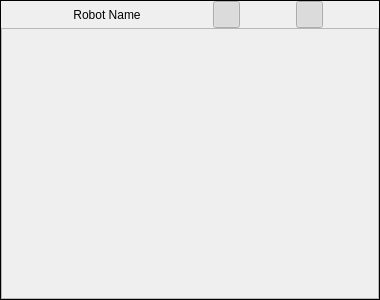
<?xml version="1.0" encoding="UTF-8"?>
<ui version="4.0">
 <class>ControlledRobotWidget</class>
 <widget class="QFrame" name="ControlledRobotWidget">
  <property name="enabled">
   <bool>true</bool>
  </property>
  <property name="geometry">
   <rect>
    <x>0</x>
    <y>0</y>
    <width>380</width>
    <height>300</height>
   </rect>
  </property>
  <property name="sizePolicy">
   <sizepolicy hsizetype="Preferred" vsizetype="Preferred">
    <horstretch>0</horstretch>
    <verstretch>0</verstretch>
   </sizepolicy>
  </property>
  <property name="minimumSize">
   <size>
    <width>0</width>
    <height>0</height>
   </size>
  </property>
  <property name="maximumSize">
   <size>
    <width>380</width>
    <height>300</height>
   </size>
  </property>
  <property name="frameShape">
   <enum>QFrame::Box</enum>
  </property>
  <layout class="QVBoxLayout" name="controlledRobotVerticalLayout" stretch="0,0">
   <property name="spacing">
    <number>0</number>
   </property>
   <property name="sizeConstraint">
    <enum>QLayout::SetMaximumSize</enum>
   </property>
   <property name="leftMargin">
    <number>0</number>
   </property>
   <property name="topMargin">
    <number>0</number>
   </property>
   <property name="rightMargin">
    <number>0</number>
   </property>
   <property name="bottomMargin">
    <number>0</number>
   </property>
   <item>
    <layout class="QHBoxLayout" name="toolbarLayout" stretch="0,0,0">
     <property name="spacing">
      <number>0</number>
     </property>
     <property name="sizeConstraint">
      <enum>QLayout::SetMinimumSize</enum>
     </property>
     <property name="leftMargin">
      <number>0</number>
     </property>
     <item>
      <widget class="QPushButton" name="robotStartStopBtn">
       <property name="sizePolicy">
        <sizepolicy hsizetype="Maximum" vsizetype="Minimum">
         <horstretch>0</horstretch>
         <verstretch>0</verstretch>
        </sizepolicy>
       </property>
       <property name="minimumSize">
        <size>
         <width>30</width>
         <height>27</height>
        </size>
       </property>
       <property name="maximumSize">
        <size>
         <width>100</width>
         <height>27</height>
        </size>
       </property>
       <property name="toolTip">
        <string>&lt;html&gt;&lt;head/&gt;&lt;body&gt;&lt;p&gt;Start / Stop the robot&lt;/p&gt;&lt;/body&gt;&lt;/html&gt;</string>
       </property>
       <property name="locale">
        <locale language="English" country="UnitedKingdom"/>
       </property>
       <property name="text">
        <string>Robot Name</string>
       </property>
       <property name="checkable">
        <bool>true</bool>
       </property>
       <property name="flat">
        <bool>true</bool>
       </property>
      </widget>
     </item>
     <item>
      <widget class="QPushButton" name="alicaShowHideBtn">
       <property name="sizePolicy">
        <sizepolicy hsizetype="Minimum" vsizetype="Minimum">
         <horstretch>0</horstretch>
         <verstretch>0</verstretch>
        </sizepolicy>
       </property>
       <property name="minimumSize">
        <size>
         <width>27</width>
         <height>27</height>
        </size>
       </property>
       <property name="maximumSize">
        <size>
         <width>27</width>
         <height>27</height>
        </size>
       </property>
       <property name="toolTip">
        <string>&lt;html&gt;&lt;head/&gt;&lt;body&gt;&lt;p&gt;Show / Hide ALICA Information&lt;/p&gt;&lt;/body&gt;&lt;/html&gt;</string>
       </property>
       <property name="locale">
        <locale language="English" country="UnitedKingdom"/>
       </property>
       <property name="text">
        <string/>
       </property>
       <property name="icon">
        <iconset>
         <normaloff>:/Alica-Off.png</normaloff>
         <normalon>:/Alica.png</normalon>:/Alica-Off.png</iconset>
       </property>
       <property name="iconSize">
        <size>
         <width>16</width>
         <height>16</height>
        </size>
       </property>
       <property name="checkable">
        <bool>true</bool>
       </property>
       <property name="checked">
        <bool>true</bool>
       </property>
       <property name="flat">
        <bool>false</bool>
       </property>
      </widget>
     </item>
     <item>
      <widget class="QPushButton" name="pmShowHideBtn">
       <property name="sizePolicy">
        <sizepolicy hsizetype="Minimum" vsizetype="Minimum">
         <horstretch>0</horstretch>
         <verstretch>0</verstretch>
        </sizepolicy>
       </property>
       <property name="minimumSize">
        <size>
         <width>27</width>
         <height>27</height>
        </size>
       </property>
       <property name="maximumSize">
        <size>
         <width>27</width>
         <height>27</height>
        </size>
       </property>
       <property name="toolTip">
        <string>&lt;html&gt;&lt;head/&gt;&lt;body&gt;&lt;p&gt;Show / Hide Process Manager&lt;/p&gt;&lt;/body&gt;&lt;/html&gt;</string>
       </property>
       <property name="locale">
        <locale language="English" country="UnitedKingdom"/>
       </property>
       <property name="text">
        <string/>
       </property>
       <property name="icon">
        <iconset>
         <normaloff>:/System-Monitor-Off.png</normaloff>
         <normalon>:/System-Monitor.png</normalon>:/System-Monitor-Off.png</iconset>
       </property>
       <property name="iconSize">
        <size>
         <width>24</width>
         <height>24</height>
        </size>
       </property>
       <property name="checkable">
        <bool>true</bool>
       </property>
       <property name="checked">
        <bool>true</bool>
       </property>
      </widget>
     </item>
    </layout>
   </item>
   <item>
    <widget class="QScrollArea" name="scrollArea">
     <property name="sizePolicy">
      <sizepolicy hsizetype="Expanding" vsizetype="Expanding">
       <horstretch>20</horstretch>
       <verstretch>0</verstretch>
      </sizepolicy>
     </property>
     <property name="minimumSize">
      <size>
       <width>0</width>
       <height>0</height>
      </size>
     </property>
     <property name="widgetResizable">
      <bool>true</bool>
     </property>
     <widget class="QWidget" name="scrollAreaWidgetContents">
      <property name="geometry">
       <rect>
        <x>0</x>
        <y>0</y>
        <width>376</width>
        <height>267</height>
       </rect>
      </property>
      <property name="sizePolicy">
       <sizepolicy hsizetype="Expanding" vsizetype="Expanding">
        <horstretch>0</horstretch>
        <verstretch>0</verstretch>
       </sizepolicy>
      </property>
      <layout class="QHBoxLayout" name="horizontalLayout_2">
       <property name="spacing">
        <number>0</number>
       </property>
       <property name="sizeConstraint">
        <enum>QLayout::SetDefaultConstraint</enum>
       </property>
       <property name="leftMargin">
        <number>0</number>
       </property>
       <property name="topMargin">
        <number>0</number>
       </property>
       <property name="rightMargin">
        <number>0</number>
       </property>
       <property name="bottomMargin">
        <number>0</number>
       </property>
      </layout>
     </widget>
    </widget>
   </item>
  </layout>
 </widget>
 <layoutdefault spacing="0" margin="0"/>
 <resources/>
 <connections/>
</ui>
